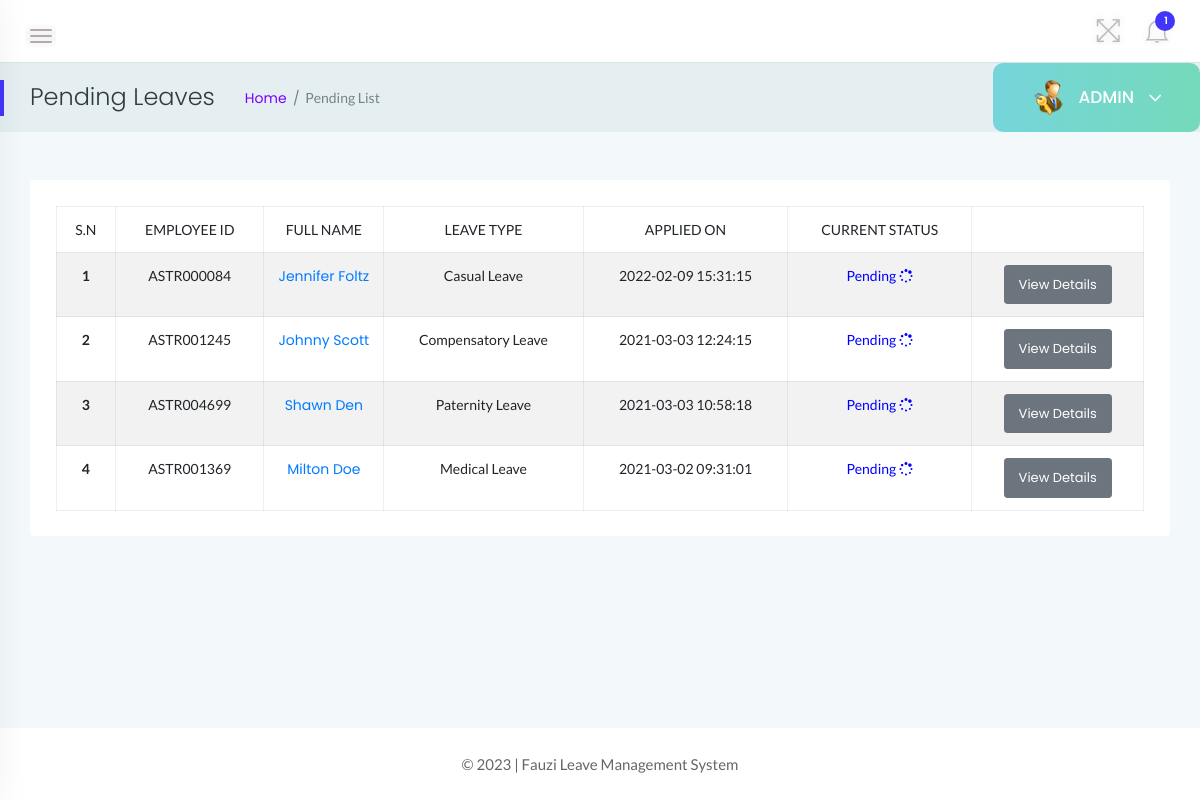
The app's page /admin/pending-history.php (signed in), older data.
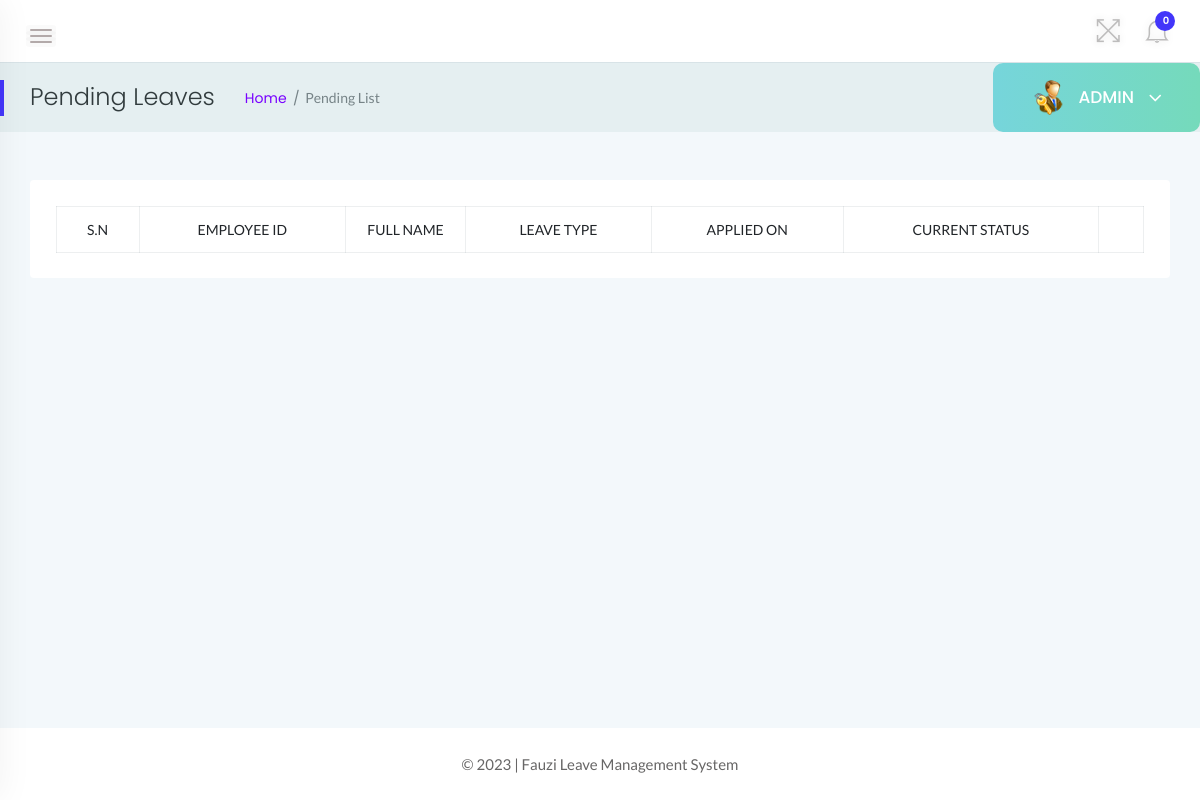
The same page, newer data.
### tables this page shows
CREATE TABLE `tblleaves` (
  `id` int(11) NOT NULL,
  `LeaveType` varchar(110) NOT NULL,
  `ToDate` varchar(120) NOT NULL,
  `FromDate` varchar(120) NOT NULL,
  `Description` mediumtext NOT NULL,
  `PostingDate` timestamp NOT NULL DEFAULT current_timestamp(),
  `AdminRemark` mediumtext DEFAULT NULL,
  `AdminRemarkDate` varchar(120) DEFAULT NULL,
  `Status` int(1) NOT NULL,
  `IsRead` int(1) NOT NULL,
  `empid` int(11) DEFAULT NULL
);

CREATE TABLE `tblemployees` (
  `id` int(11) NOT NULL,
  `EmpId` varchar(100) NOT NULL,
  `FirstName` varchar(150) NOT NULL,
  `LastName` varchar(150) NOT NULL,
  `EmailId` varchar(200) NOT NULL,
  `Password` varchar(180) NOT NULL,
  `Gender` varchar(100) NOT NULL,
  `Dob` varchar(100) NOT NULL,
  `Department` varchar(255) NOT NULL,
  `Address` varchar(255) NOT NULL,
  `City` varchar(200) NOT NULL,
  `Country` varchar(150) NOT NULL,
  `Phonenumber` char(11) NOT NULL,
  `Status` int(1) NOT NULL,
  `RegDate` timestamp NOT NULL DEFAULT current_timestamp()
);

### admin/pending-history.php (the view, shortened to what the changed rows need)
<?php
    include('../includes/dbconn.php');
    if(strlen($_SESSION['alogin'])==0){
        header('location:index.php');
    } else {
 ?>
<!doctype html>
<html class="no-js" lang="en">
<head>
    <link rel="stylesheet" href="../assets/css/bootstrap.min.css">
    <link rel="stylesheet" href="../assets/css/font-awesome.min.css">
    <link rel="stylesheet" href="../assets/css/themify-icons.css">
    <link rel="stylesheet" href="../assets/css/metisMenu.css">
    <link rel="stylesheet" href="../assets/css/owl.carousel.min.css">
    <link rel="stylesheet" href="../assets/css/slicknav.min.css">
    <link rel="stylesheet" href="https://www.amcharts.com/lib/3/plugins/export/export.css" type="text/css" media="all" />
    <link rel="stylesheet" type="text/css" href="https://cdn.datatables.net/1.10.19/css/jquery.dataTables.css">
    <link rel="stylesheet" type="text/css" href="https://cdn.datatables.net/1.10.18/css/dataTables.bootstrap4.min.css">
    <link rel="stylesheet" type="text/css" href="https://cdn.datatables.net/responsive/2.2.3/css/responsive.bootstrap.min.css">
    <link rel="stylesheet" type="text/css" href="https://cdn.datatables.net/responsive/2.2.3/css/responsive.jqueryui.min.css">
    <link rel="stylesheet" href="../assets/css/typography.css">
    <link rel="stylesheet" href="../assets/css/default-css.css">
    <link rel="stylesheet" href="../assets/css/styles.css">
    <link rel="stylesheet" href="../assets/css/responsive.css">
</head>
<body>
    <div class="page-container">
        <div class="main-content">
            <div class="header-area">
                <div class="row align-items-center">
                    <div class="col-md-6 col-sm-8 clearfix">
                        <div class="nav-btn pull-left">
                            <span></span>
                            <span></span>
                            <span></span>
                        </div>
                    </div>
                    <div class="col-md-6 col-sm-4 clearfix">
                        <ul class="notification-area pull-right">
                            <li id="full-view"><i class="ti-fullscreen"></i></li>
                            <?php include '../includes/admin-notification.php'?>
                        </ul>
                    </div>
                </div>
            </div>
            <div class="page-title-area">
                <div class="row align-items-center">
                    <div class="col-sm-6">
                        <div class="breadcrumbs-area clearfix">
                            <h4 class="page-title pull-left">Pending Leaves</h4>
                            <ul class="breadcrumbs pull-left">
                                <li><a href="dashboard.php">Home</a></li>
                                <li><span>Pending List</span></li>
                            </ul>
                        </div>
                    </div>
                    <div class="col-sm-6 clearfix">
                        <div class="user-profile pull-right">
                            <img class="avatar user-thumb" src="../assets/images/admin.png" alt="avatar">
                            <h4 class="user-name dropdown-toggle" data-toggle="dropdown">ADMIN <i class="fa fa-angle-down"></i></h4>
                        </div>
                    </div>
                </div>
            </div>
            <div class="main-content-inner">
                <div class="row">
                                <div class="col-12 mt-5">
                                    <div class="card">
                                        <div class="card-body">
                                        <div class="single-table">
                                            <div class="table-responsive">
                                                <table class="table table-hover table-striped table-bordered progress-table text-center">
                                                <thead class="text-uppercase">
                                                <tr>
                                                        <td>S.N</td>
                                                        <td>Employee ID</td>
                                                        <td width="120">Full Name</td>
                                                        <td>Leave Type</td>
                                                        <td>Applied On</td>
                                                        <td>Current Status</td>
                                                        <td></td>
                                                    </tr>
                                                </thead>
                                                <tbody>
                                            <?php
                                            $status=0;
                                            $sql = "SELECT tblleaves.id as lid,tblemployees.FirstName,tblemployees.LastName,tblemployees.EmpId,tblemployees.id,tblleaves.LeaveType,tblleaves.PostingDate,tblleaves.Status from tblleaves join tblemployees on tblleaves.empid=tblemployees.id where tblleaves.Status=:status order by lid desc";
                                            $query = $dbh -> prepare($sql);
                                            $query->bindParam(':status',$status,PDO::PARAM_STR);
                                            $query->execute();
                                            $results=$query->fetchAll(PDO::FETCH_OBJ);
                                            $cnt=1;
                                            if($query->rowCount() > 0)
                                            {
                                            foreach($results as $result)
                                            {
                                                ?>
                                        <tr>
                                            <td> <b><?php echo htmlentities($cnt);?></b></td>
                                            <td><?php echo htmlentities($result->EmpId);?></td>
                                              <td><a href="update-employee.php?empid=<?php echo htmlentities($result->id);?>" target="_blank"><?php echo htmlentities($result->FirstName." ".$result->LastName);?></a></td>
                                            <td><?php echo htmlentities($result->LeaveType);?></td>
                                            <td><?php echo htmlentities($result->PostingDate);?></td>
                                                                       <td><?php $stats=$result->Status;
                                                if($stats==1){
                                             ?>
                                                 <span style="color: green">Approved <i class="fa fa-thumbs-o-up"></i></span>
                                                 <?php } if($stats==2)  { ?>
                                                <span style="color: red">Declined <i class="fa fa-thumbs-o-down"></i></span>
                                                 <?php } if($stats==0)  { ?>
                                            <span style="color: blue">Pending <i class="fa fa-spinner"></i></span>
                                            <?php } ?>
                                             </td>
                                    <td><a href="employeeLeave-details.php?leaveid=<?php echo htmlentities($result->lid);?>" class="btn btn-secondary btn-sm"  > View Details</a></td>
                                    </tr>
                                         <?php $cnt++;} }?>
                                    </tbody>
                                                </table>
                                            </div>
                                        </div>
                                        </div>
                                    </div>
                                </div>
                </div>
                </div>
            </div>
            <?php include '../includes/footer.php' ?>
        </div>
</body>
</html>
<?php } ?>

### includes/admin-notification.php (shortened to what the changed rows need)
<link rel="stylesheet" href="../assets/css/styles.css">
<?php
    include 'dbconn.php';
    $isread=0;
    $sql = "SELECT id from tblleaves where IsRead=:isread";
    $query = $dbh -> prepare($sql);
    $query->bindParam(':isread',$isread,PDO::PARAM_STR);
    $query->execute();
    $unreadcount=$query->rowCount();
?>
    <li class="dropdown">
        <i class="ti-bell dropdown-toggle" data-toggle="dropdown">
            <span><?php echo htmlentities($unreadcount);?></span>
            </i>
     </li>

Row changes from the older to the newer data that the page shows:
removed tblleaves: tblemployees.EmpId "ASTR000084", tblemployees.FirstName+LastName "Jennifer Foltz", LeaveType "Casual Leave", PostingDate "2022-02-09 15:31:15", Status "Pending"
removed tblleaves: tblemployees.EmpId "ASTR001245", tblemployees.FirstName+LastName "Johnny Scott", LeaveType "Compensatory Leave", PostingDate "2021-03-03 12:24:15", Status "Pending"
removed tblleaves: tblemployees.EmpId "ASTR004699", tblemployees.FirstName+LastName "Shawn Den", LeaveType "Paternity Leave", PostingDate "2021-03-03 10:58:18", Status "Pending"
removed tblleaves: tblemployees.EmpId "ASTR001369", tblemployees.FirstName+LastName "Milton Doe", LeaveType "Medical Leave", PostingDate "2021-03-02 09:31:01", Status "Pending"
Text that changed along with them:
$unreadcount: "1" → "0"
